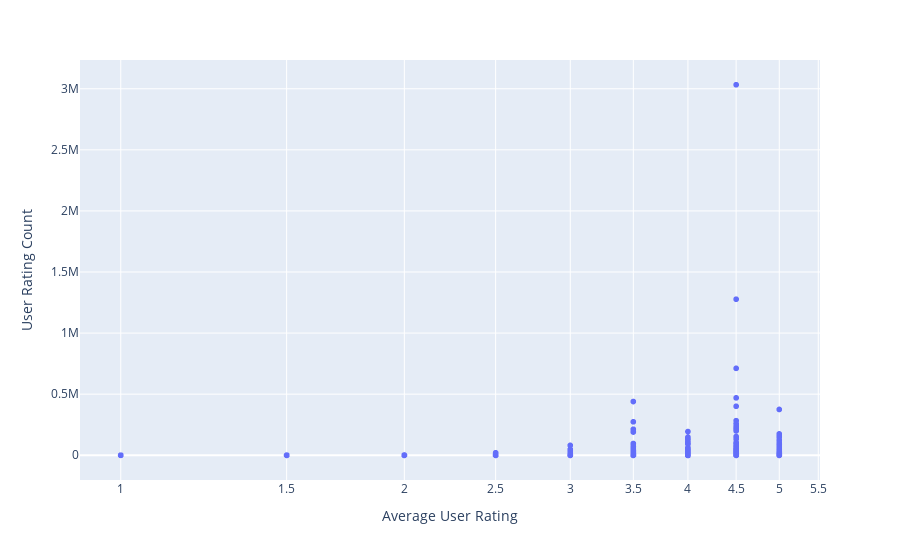

Here is the notebook cell this chart was saved with:
### Markdown cell above
## VIS ON DEVELOPPERS = bubble chart

### Code cell
import plotly.express as px
fig = px.scatter(data_frame= games, x="Average User Rating", y="User Rating Count",
                 hover_name="Developer", log_x=True, size_max=60)
fig.show()

### Figure 1 — Plotly figure (JSON) as saved in the notebook; plotly's stock layout.template omitted (floating-point values rounded to 4 significant figures; data arrays with more than 128 entries replaced by an {"elided": "..."} marker saying what was removed)
{"data": [{"hovertemplate": "<b>%{hovertext}</b><br><br>Average User Rating=%{x}<br>User Rating Count=%{y}<extra></extra>", "hovertext": {"elided": "7219 str values"}, "legendgroup": "", "marker": {"color": "#636efa", "symbol": "circle"}, "mode": "markers", "name": "", "showlegend": false, "type": "scattergl", "x": {"elided": "7219 float values"}, "xaxis": "x", "y": {"elided": "7219 int values"}, "yaxis": "y"}], "layout": {"autosize": true, "legend": {"tracegroupgap": 0}, "margin": {"t": 60}, "xaxis": {"anchor": "y", "autorange": true, "domain": [0, 1], "range": [-0.04207, 0.741], "title": {"text": "Average User Rating"}, "type": "log"}, "yaxis": {"anchor": "x", "autorange": true, "domain": [0, 1], "range": [-234800.0, 3268000.0], "title": {"text": "User Rating Count"}, "type": "linear"}}}
